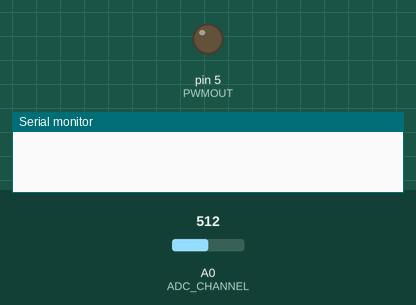
Recording of a sketch running on a simulated Arduino Uno, built with avr-gcc and run on an emulated ATmega328P. Parts: output pins drawn as LEDs (lit = HIGH), the last lines printed to the serial monitor. The inputs (shaded band) are chosen by the test bench; at power-on: A0 (ADC_CHANNEL) = 512.

Above: at 0.15 s.
At 2.1 s:
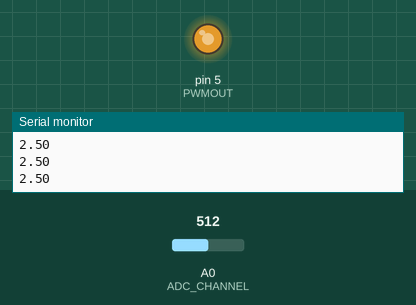
Timing chart, 0 to 3.6 s (numbered marks = the images above):
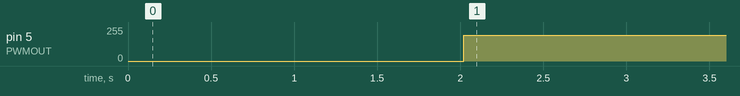

The sketch:

HW41.ino
```cpp
#include <TimerOne.h>
#include <MsTimer2.h>

/***** Constantants ****/
#define PWMOUT 5
#define ADC_CHANNEL A0

// Sine wave generation
const int SINE_FREQ = 23;         // Sine wave's frequency to be generated. Hz.
const int SINE_GEN_FREQ = 500;    // Frequency of the sine wave generation system. Hz.
const float SINE_AMP = 2.5;       // Sine wave's amplitude to be generated. Volts.
const float SINE_OFFSET = 2.5;    // Sine wave's offset to be generated. Volts.

// Sampling
const int SAMPLING_FREQ = 46;      // Sampling frequency. Hz.
const float TOTAL_SAMPLE_TIME = 2;  // Total sampling time. Seconds.

/****** Auxiliary variables ******/
const float SINE_COEFF = SINE_FREQ*TWO_PI/SINE_GEN_FREQ;
const float SINE_AMP_A = SINE_AMP/5.00*255;
const float SINE_OFFSET_A = SINE_OFFSET/5.00*255;
const int NUMBER_OF_SAMPLES = TOTAL_SAMPLE_TIME*SAMPLING_FREQ;
int DUTY_CYCLE, SAMPLES [NUMBER_OF_SAMPLES];
long SINE_GEN_COUNTER, SAMPLING_COUNTER;
bool FINISHED = false;

/****** Initialization ******/
void setup() {
  for (int i = 0; i < NUMBER_OF_SAMPLES ; i++) {
    SAMPLES[i]=-1;
  }

TCCR0B = TCCR0B & B11111000 | B00000001;  // Sets Timer0 PWM frequency to 62.5KHZ
pinMode (PWMOUT, OUTPUT);
Serial.begin (57600);
MsTimer2::set(1000/SINE_GEN_FREQ, PWM_DT);   // Sets Timer 2
MsTimer2::start();
Timer1.initialize(1000000/SAMPLING_FREQ);    // Initializes Timer 1
Timer1.attachInterrupt(SAMPLING);
}

// Prints data if the process is finished
// Stores data otherwise
void loop() {
  if(FINISHED) {
    for (int i = 0; i < NUMBER_OF_SAMPLES ; i++) {
      Serial.println (SAMPLES[i]/1023.00*5);
    }
    FINISHED=false;
  }
}

// Generates signal
void PWM_DT() {
DUTY_CYCLE = SINE_AMP_A * sin(SINE_COEFF*SINE_GEN_COUNTER) + SINE_OFFSET_A;
analogWrite (PWMOUT, DUTY_CYCLE);
SINE_GEN_COUNTER++;
}

// Read samples and stops if it reaches to the number of samples
void SAMPLING(){
  if (SAMPLING_COUNTER == NUMBER_OF_SAMPLES){
    MsTimer2::stop();
    Timer1.detachInterrupt();
    FINISHED = true;
  } else {
    SAMPLES[SAMPLING_COUNTER] = analogRead(ADC_CHANNEL);
    SAMPLING_COUNTER++;
  }
}
```

Measured:
- by itself, pin 5 (PWMOUT): 0/255 → 193/255 at 2.0 s
